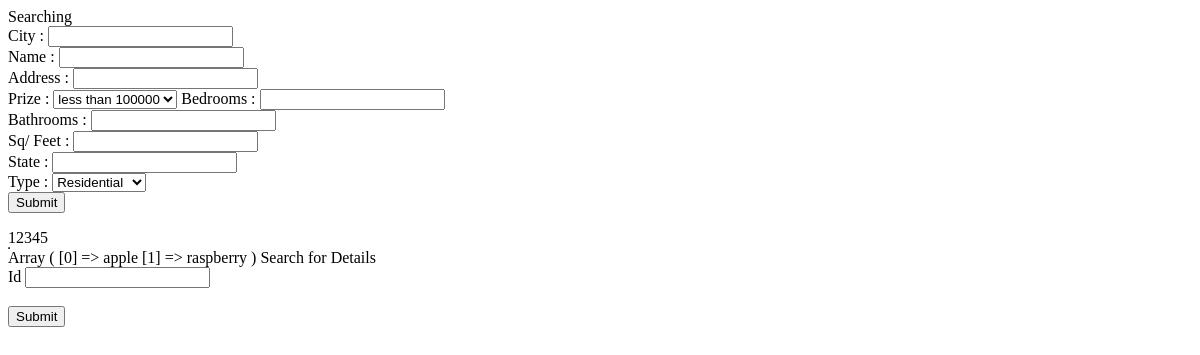
/form1.php, run on an earlier commit of the app's database.
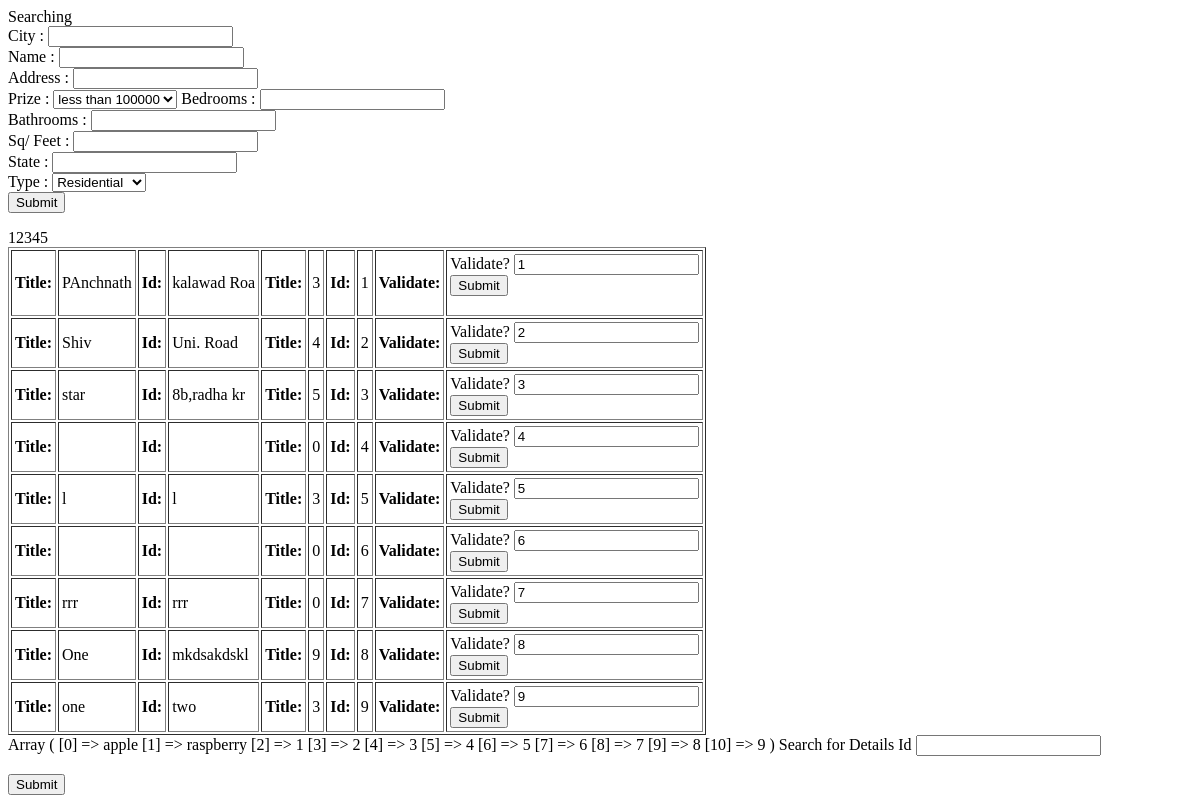
And on a later commit of the database.
### tables this page shows
CREATE TABLE IF NOT EXISTS `homes` (
  `Name` varchar(11) NOT NULL,
  `Address` varchar(11) NOT NULL,
  `beds` int(11) NOT NULL,
  `Sq.feet` int(11) NOT NULL,
  `City` text NOT NULL,
  `State` text NOT NULL,
  `Prize` int(11) NOT NULL,
  `ID` int(11) NOT NULL AUTO_INCREMENT,
  PRIMARY KEY (`ID`)
);

### form1.php (the view, shortened to what this page needs)
<html>
<body>
Searching <form name="search"  method="post">
City : <input type="text" name="city"><br/>
Name : <input type="text" name="name"><br/>
Address : <input type="text" name="Add"><br/>
Prize : <select name="prize" ><option value="100000">less than 100000</option>
<option value="300000">less than 300000</option></select>
Bedrooms : <input type="text" name="Bedrooms"><br/>
Bathrooms : <input type="text" name="Bathrooms"><br/>
Sq/ Feet : <input type="text" name="feet"><br/>
State : <input type="text" name="State"><br/>
Type : <select name="type" ><option value="Residential">Residential</option>
</select>
<br/><input type="submit" value="Submit">
</form>
</body>
</html>
<?php
$sql = "select * from homes Where 1=1";
$result=mysql_query($sql, $setup_link) or die ('Unable to run query:'.mysql_error());
$stack = array();
array_push($stack, "apple", "raspberry");
Print "<table border cellpadding=3>";
 while($info = mysql_fetch_array( $result ))
 {
 Print "<tr>";
 Print "<th>Title:</th> <td>".$info['Name'] . "</td> ";
 Print "<th>Id:</th> <td>".$info['Address'] . " </td>";
 Print "<th>Title:</th> <td>".$info['beds'] . "</td> ";
 Print "<th>Id:</th> <td>".$info['ID'] . " </td>";
array_push($stack, $info['ID'] );
print "<th>Validate:</th> <td> <form method=POST action=validate12.php>\n
<label>Validate? <input type= text name=val  value= ".$info['ID'] . "></label><br>
<input type=submit name=Submit />";
 Print "</tr>";
 }
 Print "</table>";
print_r($stack);
?>
<html>
<body>
Search for Details <form name="admin" action="search.php" method="post">
Id <input type="text" name="username"><br/>
<br/><input type="submit" value="Submit">
</form>
</body>
</html>

What changed in the data, as far as the page shows it:
added homes: Name "PAnchnath", Address "kalawad Roa", beds "3", ID "1", val "1"
added homes: Name "Shiv", Address "Uni. Road", beds "4", ID "2", val "2"
added homes: Name "star", Address "8b,radha kr", beds "5", ID "3", val "3"
added homes: beds "0", ID "4", val "4"
added homes: Name "l", Address "l", beds "3", ID "5", val "5"
added homes: beds "0", ID "6", val "6"
added homes: Name "rrr", Address "rrr", beds "0", ID "7", val "7"
added homes: Name "One", Address "mkdsakdskl", beds "9", ID "8", val "8"
added homes: Name "one", Address "two", beds "3", ID "9", val "9"
Also different on the page:
text no longer shown: "Array ( [0] => apple [1] => raspberry )"
text now shown: "Array ( [0] => apple [1] => raspberry [2] => 1 [3] => 2 [4] => 3 [5] => 4 [6] => 5 [7] => 6 [8] => 7 [9] => 8 [10] => 9 )"
